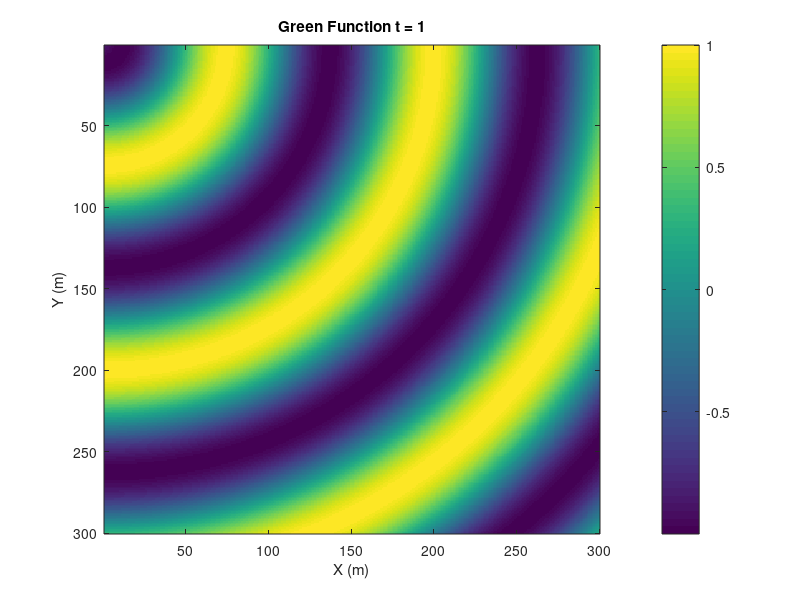

The MATLAB source for this figure:
% Set up arrays of X and Y coordinates
x=[1:300]; 
y=[1:300]; 
[X,Y] = meshgrid(x,y);
k=.05;
% Compute the Green¡¯s Function for k=1;
R=sqrt(X.^2+Y.^2);G=cos(k*R);
imagesc(G)
% Causal Green function if polarity=1; AcausalGreen Function if polarity=-1
polarity=1;
% Compute Movie of Propagating Wave as time increases 
for j=1:100;
    G=cos(k*R-polarity*j*.1);
    imagesc(G)
    title(['Green Function t = ',num2str(j*.01)]);
    colorbar
    xlabel('X (m)');
    ylabel('Y (m)');
    pause(.01)
end
